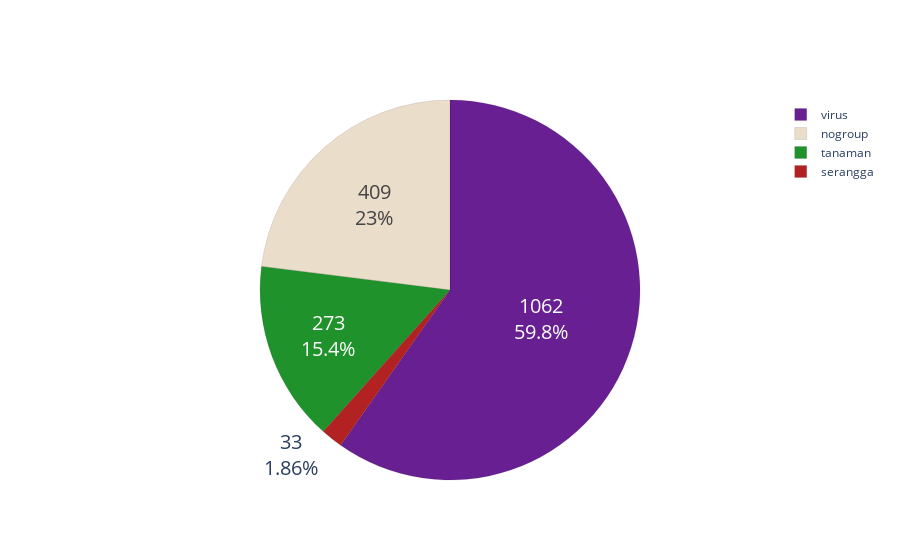

This figure's notebook cell:
### Code cell
# cuma tampilan
import plotly.graph_objects as go

data = df_node.groupby(['group','color']).agg({'group': ['count'], }).reset_index().sort_values(
    ('group', 'count'),ascending=False
).reset_index(drop=True).values
labels = [i[0] for i in data]
colors = [i[1] for i in data]
slices = [i[2] for i in data]

fig = go.Figure(data=[go.Pie(labels=labels,values=slices)])
fig.update_traces(hoverinfo='label+percent', textinfo='value+percent', textfont_size=20, marker=dict(colors=colors, line=dict(color='#000000', width=0.1)))
fig.show()

### Figure 1 — Plotly figure (JSON) as saved in the notebook; plotly's stock layout.template omitted (floating-point values rounded to 4 significant figures)
{"data": [{"hoverinfo": "label+percent", "labels": ["virus", "nogroup", "tanaman", "serangga"], "marker": {"colors": ["#671f92", "#EADDCA", "#1f922b", "#b22222"], "line": {"color": "#000000", "width": 0.1}}, "textfont": {"size": 20}, "textinfo": "value+percent", "type": "pie", "values": [1062, 409, 273, 33]}], "layout": {}}
